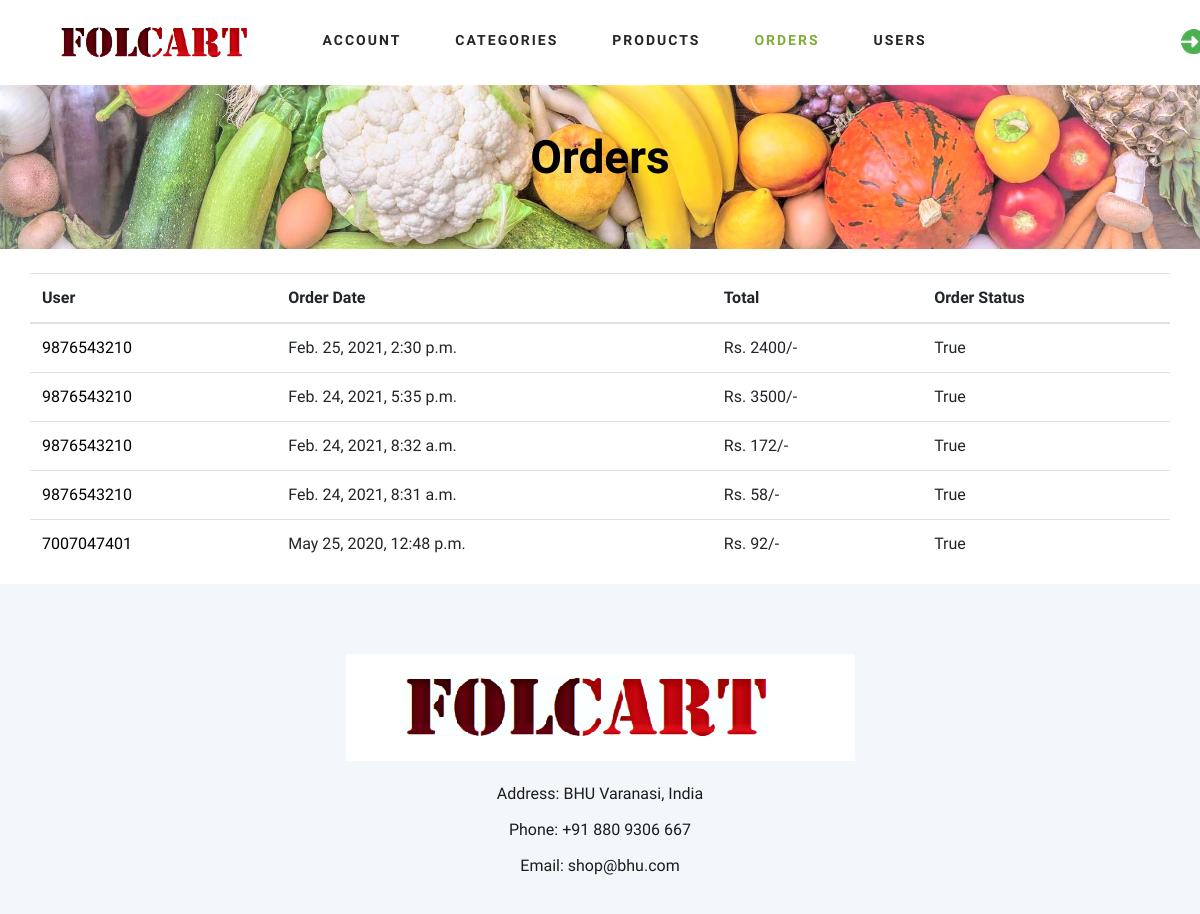
Page /orderslist/ on the earlier database version.
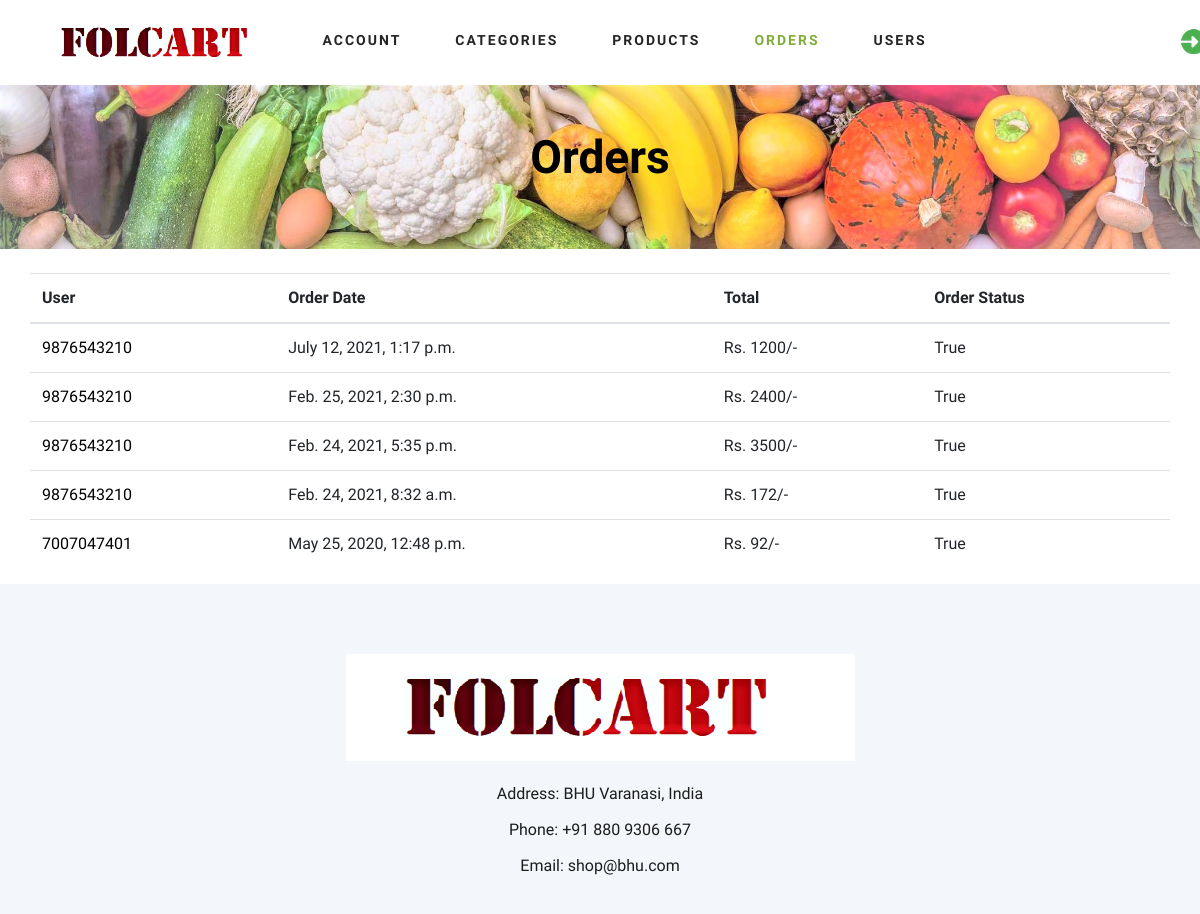
Same page on the later database version.
### website/models.py (models this page shows)
class OrderMaster(models.Model):
	userid = models.ForeignKey(MyUser, on_delete = models.CASCADE, null = True, blank =True)
	ordertimedate = models.DateTimeField(auto_now_add = True)
	order_status = models.BooleanField(default = True)
	cartTotal = models.CharField(max_length = 20, null = True, blank = True)
	payment_id= models.CharField(max_length=100, null=True)

class MyUser(models.Model):
	user = models.OneToOneField(User, on_delete = models.CASCADE, null = True, blank = True)
	mobile = models.CharField(max_length=10, null = True, blank = True)
	address = models.CharField(max_length=500, null = True, blank = True)
	account_type = models.CharField(max_length = 100, null = True, blank = True)
	def __str__(self):
		return '%s' %(self.mobile)

### website/views.py (the view)
# urls.py: path('orderslist/',views.adminOrders),
def adminOrders(request):
	orderlists = OrderMaster.objects.all().order_by('-id')
	return render(request,'orderslist.html',{'orderlists':orderlists})

### templates/orderslist.html (shortened to what this page needs)
<!DOCTYPE html>
<html lang="zxx">
<head>
    <link rel="stylesheet" href="/static/css/bootstrap.min.css" type="text/css">
    <link rel="stylesheet" href="/static/css/font-awesome.min.css" type="text/css">
    <link rel="stylesheet" href="/static/css/elegant-icons.css" type="text/css">
    <link rel="stylesheet" href="/static/css/nice-select.css" type="text/css">
    <link rel="stylesheet" href="/static/css/jquery-ui.min.css" type="text/css">
    <link rel="stylesheet" href="/static/css/owl.carousel.min.css" type="text/css">
    <link rel="stylesheet" href="/static/css/slicknav.min.css" type="text/css">
    <link rel="stylesheet" href="/static/css/style.css" type="text/css">
</head>
<body class="animsition">
    <header class="header">
        <div class="container">
            <div class="row">
                <div class="col-lg-3">
                    <div class="header__logo">
                        <a href="/home"><img src="/static/img/logo.png" alt=""></a>
                    </div>
                </div>
                <div class="col-lg-9">
                    <nav class="header__menu">
                        <ul>
                            <li><a href="/adminpage">Account</a></li>
                            <li><a href="/categoriesadd">Categories</a></li>
                            <li><a href="/productsadd">Products</a></li>
                            <li class="active"><a href="/orderslist">Orders</a></li>
                            <li><a href="/userslist">Users</a></li>
                            <li style="left: 200px">
                                {% if user.is_authenticated %}
                                    <a href="/logout"><img src="/static/img/logout-01.png" alt="IMG-LOGOUT"></a>
                                {% else %}
                                    <a href="/login"><img src="/static/img/login-01.png" alt="IMG-LOGIN"></a>
                                {% endif %}
                            </li>
                        </ul>
                    </nav>
                </div>
            </div>
        </div>
    </header>
    <section class="breadcrumb-section set-bg" data-setbg="/static/img/vegetables.jpg">
        <div class="container">
            <div class="row">
                <div class="col-lg-12 text-center">
                    <div class="breadcrumb__text">
                        <h2 style="color: black;">Orders</h2>
                        <div class="breadcrumb__option">
                        </div>
                    </div>
                </div>
            </div>
        </div>
    </section>
	<br>
	<div>
	<section class="bg0 p-t-104 p-b-116">
		<div class="container">
		  	<table class="table table-hover">
		    	<thead>
		      		<tr>
		        		<th>User</th>
		        		<th>Order Date</th>
		        		<th>Total</th>
		        		<th>Order Status</th>
		      		</tr>
		    	</thead>
		    	<tbody>
				    {% for x in orderlists %}
				      	<tr>
					      	<td><a style="color: black;" href="{% url 'orderDets' x.id %}">{{x.userid}}</a></td>
					      	<td>{{x.ordertimedate}}</td>
					      	<td>Rs. {{x.cartTotal}}/-</td>
					      	<td>{{x.order_status}}</td>
				      	</tr>
				    {% endfor %}
				</tbody>
		  	</table>
		</div>
	</section>
	</div>
    <footer class="footer spad">
        <div class="container">
            <div class="row">
                <div class="col-lg-12 col-md-12 col-sm-12" style="text-align: center;">
                    <div class="footer__about">
                        <div class="footer__about__logo">
                            <a href="/home"><img src="/static/img/logo.png" alt=""></a>
                        </div>
                        <ul>
                            <li>Address: BHU Varanasi, India</li>
                            <li>Phone: +91 880 9306 667</li>
                            <li>Email: shop@bhu.com</li>
                        </ul>
                    </div>
                </div>
            </div>
        </div>
    </footer>
</body>
</html>

### static/css/style.css (style rules this page uses)
html, body { height: 100%; font-family: "Cairo", sans-serif; -webkit-font-smoothing: antialiased; font-smoothing: antialiased; }
h1, h2, h3, h4, h5, h6 { margin: 0; color: #111111; font-weight: 400; font-family: "Cairo", sans-serif; }
h2 { font-size: 36px; }
img { max-width: 100%; }
ul, ol { padding: 0; margin: 0; }
.set-bg { background-repeat: no-repeat; background-size: cover; background-position: top center; }
.spad { padding-top: 100px; padding-bottom: 100px; }
.header__logo { padding: 15px 0; }
.header__logo a { display: inline-block; }
.header__menu { padding: 24px 0; }
.header__menu ul li { list-style: none; display: inline-block; margin-right: 50px; position: relative; }
.header__menu ul li.active a { color: #7fad39; }
.header__menu ul li:last-child { margin-right: 0; }
.header__menu ul li a { font-size: 14px; color: #252525; text-transform: uppercase; font-weight: 700; letter-spacing: 2px; -webkit-transition: all, 0.3s; -moz-transition: all, 0.3s; -ms-transition: all, 0.3s; -o-transition: all, 0.3s; transition: all, 0.3s; padding: 5px 0; display: block; }
.breadcrumb-section { display: flex; align-items: center; padding: 45px 0 40px; }
.breadcrumb__text h2 { font-size: 46px; color: #ffffff; font-weight: 700; }
.footer { background: #F3F6FA; padding-top: 70px; padding-bottom: 0; }
.footer__about { margin-bottom: 30px; }
.footer__about ul li { font-size: 16px; color: #1c1c1c; line-height: 36px; list-style: none; }
.footer__about__logo { margin-bottom: 15px; }
.footer__about__logo a { display: inline-block; }
@media only screen and (min-width: 1200px) { .container { max-width: 1170px; } }

Differences in the rows shown:
removed OrderMaster: userid "9876543210", ordertimedate "Feb. 24, 2021, 8:31 a.m.", cartTotal "58", order_status "True"
added OrderMaster: userid "9876543210", ordertimedate "July 12, 2021, 1:17 p.m.", cartTotal "1200", order_status "True"
